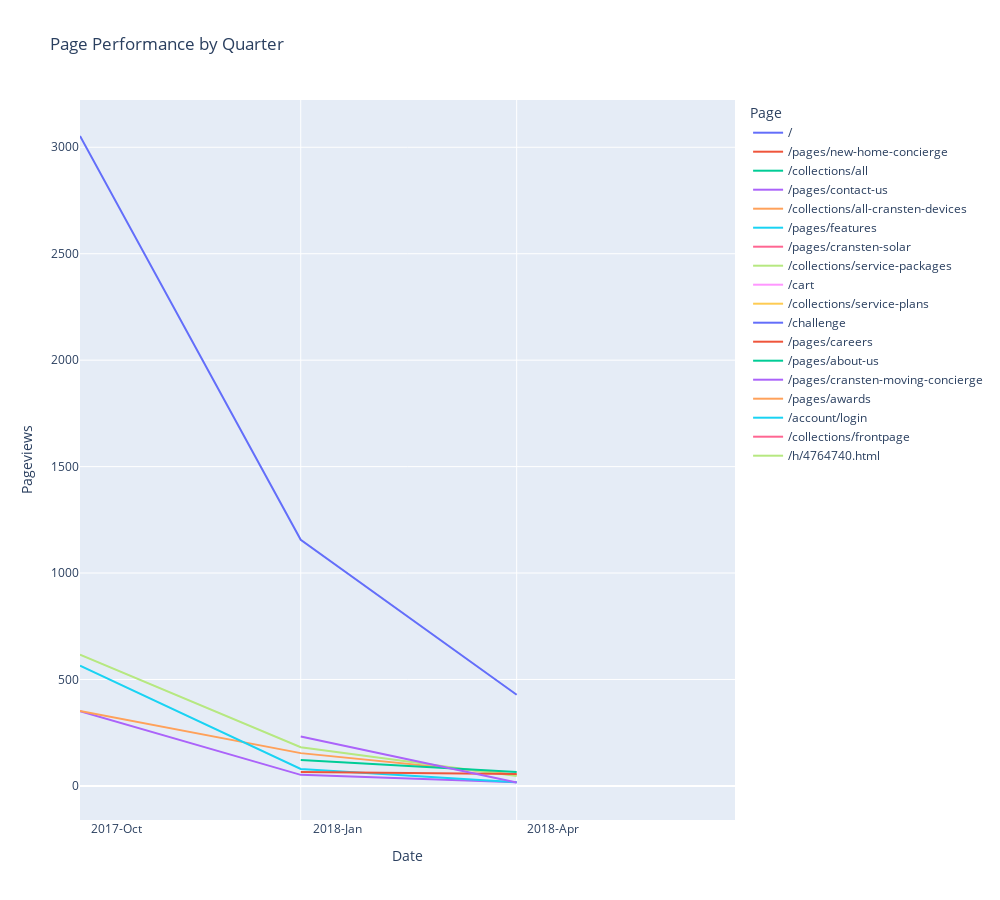

Notebook source saved alongside this figure:
### Code cell
# Read the CSV file
df_pages = pd.read_csv('output/cransten/WP/Pages/consolidated-pages.csv')

# Convert all values in 'Page' column to strings and remove NaN
df_pages['Page'] = df_pages['Page'].astype(str).replace('nan', 'Unknown')

# Remove query parameters from URLs
df_pages['Page'] = df_pages['Page'].apply(lambda x: x.split('?')[0] if '?' in x else x)

# # Now, let's create the Date column
df_pages['Date'] = pd.to_datetime(df_pages['Year'].astype(str) + '-' + df_pages['Quarter'].apply(functions.quarter_to_month) + '-01')

# Convert Pageviews to Numeric
df_pages['Pageviews'] = pd.to_numeric(df_pages['Pageviews'].astype(str).str.replace(',', ''), errors='coerce')
# Sort by date
df_pages = df_pages.sort_values("Date")

# Create Line Plot with No Total and other excludes
include_list = [
    "/",
    "/cart",
    "/collections/service-packages",
    "/pages/cransten-solar",
    "/pages/features",
    "/collections/service-plans",
    "/collections/all-cransten-devices",
    "/pages/contact-us",
    "/collections/all",
    "/pages/new-home-concierge",
    "/pages/about-us",
    "/pages/careers",
    "/pages/cransten-moving-concierge",
    "/account/login",
    "/collections/frontpage",
    "/h/4764740.html",
    "/pages/awards",
    "/challenge"
]

fig = px.line(df_pages.query('Page in @include_list'), x='Date', y='Pageviews', color='Page', title='Page Performance by Quarter')

# Update the layout
fig.update_layout(
    autosize=False,
    width=1000,  # Width of the figure in pixels
    height=900  # Height of the figure in pixels
)

# Customize the x-axis to show both year and quarter
fig.update_xaxes(
    dtick="M3",
    tickformat="%Y-%b",  # This will show Year-Month
    ticklabelmode="period"
)

fig.show()
fig.write_html('output/cransten/WP/cransten-wp-page-performance.html')

### Figure 1 — Plotly figure (JSON) as saved in the notebook; plotly's stock layout.template omitted (floating-point values rounded to 4 significant figures)
{"data": [{"hovertemplate": "Page=/<br>Date=%{x}<br>Pageviews=%{y}<extra></extra>", "legendgroup": "/", "line": {"color": "#636efa", "dash": "solid"}, "marker": {"symbol": "circle"}, "mode": "lines", "name": "/", "orientation": "v", "showlegend": true, "type": "scatter", "x": ["2017-10-01T00:00:00", "2018-01-01T00:00:00", "2018-04-01T00:00:00"], "xaxis": "x", "y": [3053, 1156, 428], "yaxis": "y"}, {"hovertemplate": "Page=/pages/new-home-concierge<br>Date=%{x}<br>Pageviews=%{y}<extra></extra>", "legendgroup": "/pages/new-home-concierge", "line": {"color": "#EF553B", "dash": "solid"}, "marker": {"symbol": "circle"}, "mode": "lines", "name": "/pages/new-home-concierge", "orientation": "v", "showlegend": true, "type": "scatter", "x": ["2017-10-01T00:00:00"], "xaxis": "x", "y": [267], "yaxis": "y"}, {"hovertemplate": "Page=/collections/all<br>Date=%{x}<br>Pageviews=%{y}<extra></extra>", "legendgroup": "/collections/all", "line": {"color": "#00cc96", "dash": "solid"}, "marker": {"symbol": "circle"}, "mode": "lines", "name": "/collections/all", "orientation": "v", "showlegend": true, "type": "scatter", "x": ["2017-10-01T00:00:00"], "xaxis": "x", "y": [300], "yaxis": "y"}, {"hovertemplate": "Page=/pages/contact-us<br>Date=%{x}<br>Pageviews=%{y}<extra></extra>", "legendgroup": "/pages/contact-us", "line": {"color": "#ab63fa", "dash": "solid"}, "marker": {"symbol": "circle"}, "mode": "lines", "name": "/pages/contact-us", "orientation": "v", "showlegend": true, "type": "scatter", "x": ["2017-10-01T00:00:00", "2018-01-01T00:00:00", "2018-04-01T00:00:00"], "xaxis": "x", "y": [351, 52, 17], "yaxis": "y"}, {"hovertemplate": "Page=/collections/all-cransten-devices<br>Date=%{x}<br>Pageviews=%{y}<extra></extra>", "legendgroup": "/collections/all-cransten-devices", "line": {"color": "#FFA15A", "dash": "solid"}, "marker": {"symbol": "circle"}, "mode": "lines", "name": "/collections/all-cransten-devices", "orientation": "v", "showlegend": true, "type": "scatter", "x": ["2017-10-01T00:00:00", "2018-01-01T00:00:00", "2018-04-01T00:00:00"], "xaxis": "x", "y": [352, 154, 53], "yaxis": "y"}, {"hovertemplate": "Page=/pages/features<br>Date=%{x}<br>Pageviews=%{y}<extra></extra>", "legendgroup": "/pages/features", "line": {"color": "#19d3f3", "dash": "solid"}, "marker": {"symbol": "circle"}, "mode": "lines", "name": "/pages/features", "orientation": "v", "showlegend": true, "type": "scatter", "x": ["2017-10-01T00:00:00", "2018-01-01T00:00:00", "2018-04-01T00:00:00"], "xaxis": "x", "y": [565, 80, 17], "yaxis": "y"}, {"hovertemplate": "Page=/pages/cransten-solar<br>Date=%{x}<br>Pageviews=%{y}<extra></extra>", "legendgroup": "/pages/cransten-solar", "line": {"color": "#FF6692", "dash": "solid"}, "marker": {"symbol": "circle"}, "mode": "lines", "name": "/pages/cransten-solar", "orientation": "v", "showlegend": true, "type": "scatter", "x": ["2017-10-01T00:00:00"], "xaxis": "x", "y": [584], "yaxis": "y"}, {"hovertemplate": "Page=/collections/service-packages<br>Date=%{x}<br>Pageviews=%{y}<extra></extra>", "legendgroup": "/collections/service-packages", "line": {"color": "#B6E880", "dash": "solid"}, "marker": {"symbol": "circle"}, "mode": "lines", "name": "/collections/service-packages", "orientation": "v", "showlegend": true, "type": "scatter", "x": ["2017-10-01T00:00:00", "2018-01-01T00:00:00", "2018-04-01T00:00:00"], "xaxis": "x", "y": [617, 182, 47], "yaxis": "y"}, {"hovertemplate": "Page=/cart<br>Date=%{x}<br>Pageviews=%{y}<extra></extra>", "legendgroup": "/cart", "line": {"color": "#FF97FF", "dash": "solid"}, "marker": {"symbol": "circle"}, "mode": "lines", "name": "/cart", "orientation": "v", "showlegend": true, "type": "scatter", "x": ["2017-10-01T00:00:00"], "xaxis": "x", "y": [865], "yaxis": "y"}, {"hovertemplate": "Page=/collections/service-plans<br>Date=%{x}<br>Pageviews=%{y}<extra></extra>", "legendgroup": "/collections/service-plans", "line": {"color": "#FECB52", "dash": "solid"}, "marker": {"symbol": "circle"}, "mode": "lines", "name": "/collections/service-plans", "orientation": "v", "showlegend": true, "type": "scatter", "x": ["2017-10-01T00:00:00"], "xaxis": "x", "y": [440], "yaxis": "y"}, {"hovertemplate": "Page=/challenge<br>Date=%{x}<br>Pageviews=%{y}<extra></extra>", "legendgroup": "/challenge", "line": {"color": "#636efa", "dash": "solid"}, "marker": {"symbol": "circle"}, "mode": "lines", "name": "/challenge", "orientation": "v", "showlegend": true, "type": "scatter", "x": ["2018-01-01T00:00:00"], "xaxis": "x", "y": [57], "yaxis": "y"}, {"hovertemplate": "Page=/pages/careers<br>Date=%{x}<br>Pageviews=%{y}<extra></extra>", "legendgroup": "/pages/careers", "line": {"color": "#EF553B", "dash": "solid"}, "marker": {"symbol": "circle"}, "mode": "lines", "name": "/pages/careers", "orientation": "v", "showlegend": true, "type": "scatter", "x": ["2018-01-01T00:00:00", "2018-04-01T00:00:00"], "xaxis": "x", "y": [65, 56], "yaxis": "y"}, {"hovertemplate": "Page=/pages/about-us<br>Date=%{x}<br>Pageviews=%{y}<extra></extra>", "legendgroup": "/pages/about-us", "line": {"color": "#00cc96", "dash": "solid"}, "marker": {"symbol": "circle"}, "mode": "lines", "name": "/pages/about-us", "orientation": "v", "showlegend": true, "type": "scatter", "x": ["2018-01-01T00:00:00", "2018-04-01T00:00:00"], "xaxis": "x", "y": [122, 65], "yaxis": "y"}, {"hovertemplate": "Page=/pages/cransten-moving-concierge<br>Date=%{x}<br>Pageviews=%{y}<extra></extra>", "legendgroup": "/pages/cransten-moving-concierge", "line": {"color": "#ab63fa", "dash": "solid"}, "marker": {"symbol": "circle"}, "mode": "lines", "name": "/pages/cransten-moving-concierge", "orientation": "v", "showlegend": true, "type": "scatter", "x": ["2018-01-01T00:00:00", "2018-04-01T00:00:00"], "xaxis": "x", "y": [232, 16], "yaxis": "y"}, {"hovertemplate": "Page=/pages/awards<br>Date=%{x}<br>Pageviews=%{y}<extra></extra>", "legendgroup": "/pages/awards", "line": {"color": "#FFA15A", "dash": "solid"}, "marker": {"symbol": "circle"}, "mode": "lines", "name": "/pages/awards", "orientation": "v", "showlegend": true, "type": "scatter", "x": ["2018-01-01T00:00:00"], "xaxis": "x", "y": [321], "yaxis": "y"}, {"hovertemplate": "Page=/account/login<br>Date=%{x}<br>Pageviews=%{y}<extra></extra>", "legendgroup": "/account/login", "line": {"color": "#19d3f3", "dash": "solid"}, "marker": {"symbol": "circle"}, "mode": "lines", "name": "/account/login", "orientation": "v", "showlegend": true, "type": "scatter", "x": ["2018-04-01T00:00:00"], "xaxis": "x", "y": [11], "yaxis": "y"}, {"hovertemplate": "Page=/collections/frontpage<br>Date=%{x}<br>Pageviews=%{y}<extra></extra>", "legendgroup": "/collections/frontpage", "line": {"color": "#FF6692", "dash": "solid"}, "marker": {"symbol": "circle"}, "mode": "lines", "name": "/collections/frontpage", "orientation": "v", "showlegend": true, "type": "scatter", "x": ["2018-04-01T00:00:00"], "xaxis": "x", "y": [9], "yaxis": "y"}, {"hovertemplate": "Page=/h/4764740.html<br>Date=%{x}<br>Pageviews=%{y}<extra></extra>", "legendgroup": "/h/4764740.html", "line": {"color": "#B6E880", "dash": "solid"}, "marker": {"symbol": "circle"}, "mode": "lines", "name": "/h/4764740.html", "orientation": "v", "showlegend": true, "type": "scatter", "x": ["2018-07-01T00:00:00"], "xaxis": "x", "y": [181], "yaxis": "y"}], "layout": {"autosize": false, "height": 900, "legend": {"title": {"text": "Page"}, "tracegroupgap": 0}, "title": {"text": "Page Performance by Quarter"}, "width": 1000, "xaxis": {"anchor": "y", "autorange": true, "domain": [0, 1], "dtick": "M3", "range": ["2017-10-01", "2018-07-01"], "tickformat": "%Y-%b", "ticklabelmode": "period", "title": {"text": "Date"}, "type": "date"}, "yaxis": {"anchor": "x", "autorange": true, "domain": [0, 1], "range": [-160.1, 3222.0], "title": {"text": "Pageviews"}, "type": "linear"}}}
